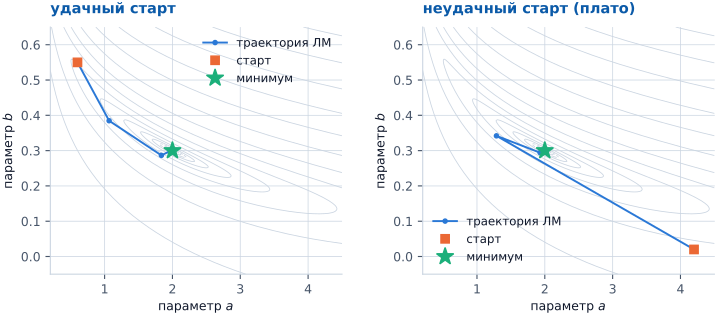

The Python source for this figure:
# -*- coding: utf-8 -*-
"""Рис. 7.1 -- иллюстрация алгоритма Левенберга-Марквардта на учебной задаче.

ЧИСТАЯ МАТЕМАТИКА / УЧЕБНАЯ ИЛЛЮСТРАЦИЯ (не данные и не параметры проекта):
цель -- показать МЕХАНИКУ алгоритма (переключение между градиентным спуском
и методом Гаусса-Ньютона, роль стартовой точки), а не какой-либо конкретный
параметр опорной модели курса. Игрушечная задача -- подгонка двухпараметрической
экспоненты y=a*exp(b*x) к синтетическим (без шума) точкам той же формы; это
классический пример из учебников по нелинейному МНК, использован здесь
исключительно как демонстрационный полигон для алгоритма.
"""

import sys
from pathlib import Path

REPO = Path(__file__).resolve().parents[4]
sys.path.insert(0, str(REPO))

import numpy as np

import pstyle as ps
import matplotlib.pyplot as plt

# --- игрушечная задача: y = a*exp(b*x), "истинные" a=2.0, b=0.30 ---
A_TRUE, B_TRUE = 2.0, 0.30
x_data = np.linspace(0, 6, 12)
y_data = A_TRUE * np.exp(B_TRUE * x_data)


def chi2(a, b):
    model = a * np.exp(b * x_data)
    return np.sum((y_data - model) ** 2)


def residuals_jac(a, b):
    model = a * np.exp(b * x_data)
    r = y_data - model
    J = np.column_stack([-np.exp(b * x_data), -a * x_data * np.exp(b * x_data)])
    return r, J


def levenberg_marquardt(a0, b0, n_iter=25, lam0=1e-2):
    p = np.array([a0, b0], dtype=float)
    lam = lam0
    path = [p.copy()]
    for _ in range(n_iter):
        r, J = residuals_jac(*p)
        g = J.T @ r
        H = J.T @ J
        step = np.linalg.solve(H + lam * np.diag(np.diag(H)) + 1e-12 * np.eye(2), -g)
        p_new = p + step
        if chi2(*p_new) < chi2(*p):
            p = p_new
            lam = max(lam / 3, 1e-6)
        else:
            lam = lam * 4
        path.append(p.copy())
        if np.linalg.norm(step) < 1e-8:
            break
    return np.array(path)

# сетка для линий уровня
aa = np.linspace(0.2, 4.5, 220)
bb = np.linspace(-0.05, 0.65, 220)
AA, BB = np.meshgrid(aa, bb)
Z = np.array([[chi2(a, b) for a in aa] for b in bb])
Z = np.log10(Z + 1e-6)

fig, (axG, axB) = plt.subplots(1, 2, figsize=(7.4, 3.4))

for ax, (a0, b0), title in [
    (axG, (0.6, 0.55), "удачный старт"),
    (axB, (4.2, 0.02), "неудачный старт (плато)"),
]:
    ax.contour(AA, BB, Z, levels=18, colors=ps.GRID, linewidths=0.6)
    path = levenberg_marquardt(a0, b0)
    ax.plot(path[:, 0], path[:, 1], "-o", color=ps.S1, ms=3, lw=1.4,
            label="траектория ЛМ")
    ax.plot([a0], [b0], "s", color=ps.S2, ms=6, zorder=5, label="старт")
    ax.plot([A_TRUE], [B_TRUE], "*", color=ps.S3, ms=13, zorder=5, label="минимум")
    ps.finish(ax, title=title, xlabel="параметр $a$", ylabel="параметр $b$",
              legend="upper right" if ax is axG else "lower left")

fig.tight_layout(w_pad=2.6)
ps.save(fig, "fig07_lm_trajectory")
